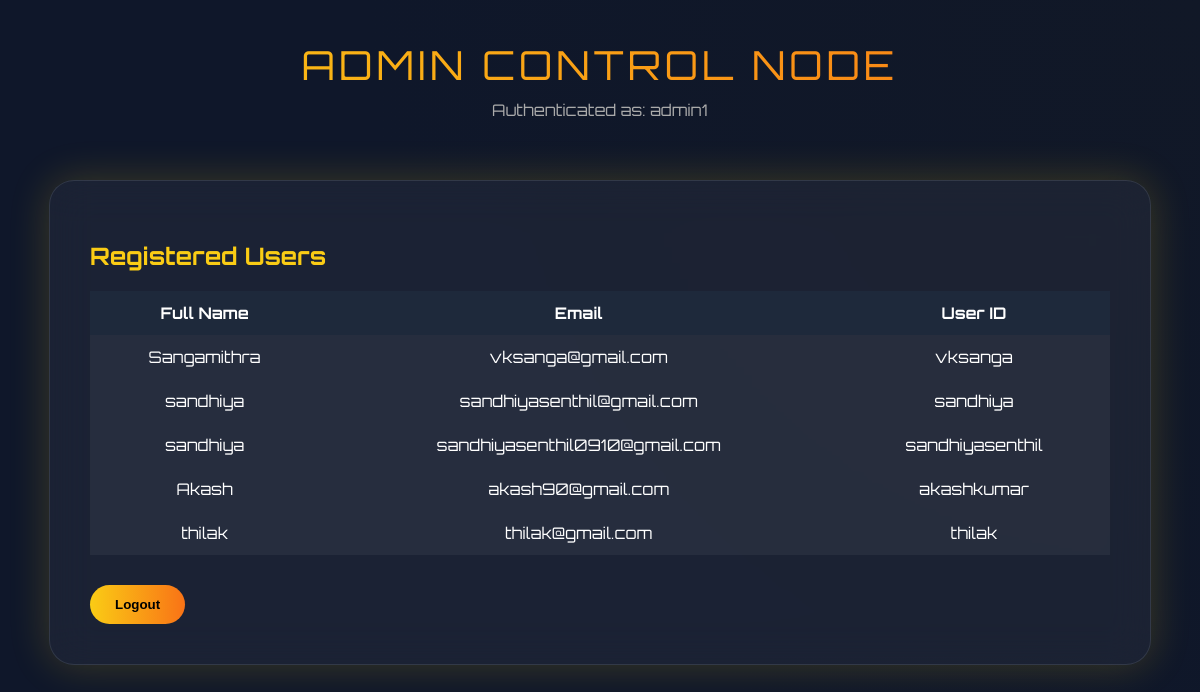
The page /admin_dashboard (signed in) on the database its author committed.
### tables this page shows
CREATE TABLE users (
        id INTEGER PRIMARY KEY AUTOINCREMENT,
        fullname TEXT,
        email TEXT,
        userid TEXT UNIQUE,
        password TEXT
    );

### main.py (the view)
@app.route("/admin_dashboard")
def admin_dashboard():
    if "admin" not in session:
        return redirect("/")
    conn = sqlite3.connect("database.db")
    cursor = conn.cursor()
    cursor.execute("SELECT fullname, email, userid FROM users")
    users = cursor.fetchall()
    conn.close()
    return render_template("admin.html",
                           admin=session["admin"],
                           users=users)

### templates/admin.html (shortened to what this page needs)
<!DOCTYPE html>
<html>
<head>
</head>
<body>
    <div class="header">
        <div class="logo">ADMIN CONTROL NODE</div>
        <div class="subtitle">Authenticated as: {{ admin }}</div>
    </div>
    <div class="container">
        <h2>Registered Users</h2>
        <table>
            <tr>
                <th>Full Name</th>
                <th>Email</th>
                <th>User ID</th>
            </tr>
            {% for user in users %}
            <tr>
                <td>{{ user[0] }}</td>
                <td>{{ user[1] }}</td>
                <td>{{ user[2] }}</td>
            </tr>
            {% endfor %}
        </table>
        <a href="/logout">
            <button class="logout-btn">Logout</button>
        </a>
    </div>
</body>
</html>

### templates/admin.html (style rules this page uses)
body { margin: 0; font-family: 'Orbitron', sans-serif; background: radial-gradient(circle at top right, #111827, #0f172a 60%); color: white; }
.header { text-align: center; padding: 40px 0 20px; }
.logo { font-size: 40px; letter-spacing: 4px; background: linear-gradient(90deg, #facc15, #f97316); -webkit-background-clip: text; -webkit-text-fill-color: transparent; }
.subtitle { margin-top: 10px; color: #aaa; }
.container { width: 85%; margin: 40px auto; background: rgba(255,255,255,0.05); border-radius: 25px; padding: 40px; backdrop-filter: blur(20px); border: 1px solid rgba(255,255,255,0.1); box-shadow: 0 0 40px rgba(250,204,21,0.2); }
h2 { margin-bottom: 20px; color: #facc15; }
table { width: 100%; border-collapse: collapse; }
th { padding: 12px; background: #1e293b; }
td { padding: 12px; text-align: center; background: rgba(255,255,255,0.05); }
.logout-btn { margin-top: 30px; padding: 12px 25px; border: none; border-radius: 25px; background: linear-gradient(90deg, #facc15, #f97316); font-weight: bold; cursor: pointer; }

### rows shown on the page
users: fullname "Sangamithra", email "vksanga@gmail.com", userid "vksanga"
users: fullname "sandhiya", email "sandhiyasenthil@gmail.com", userid "sandhiya"
users: fullname "sandhiya", email "sandhiyasenthil0910@gmail.com", userid "sandhiyasenthil"
users: fullname "Akash", email "akash90@gmail.com", userid "akashkumar"
users: fullname "thilak", email "thilak@gmail.com", userid "thilak"

### other values the page prints
{{ admin }} "admin1"
